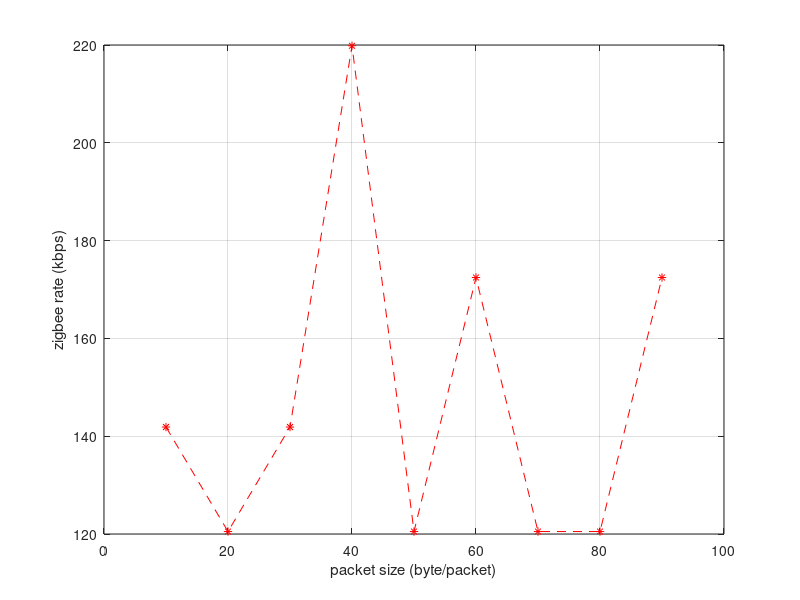

MATLAB code to generate this figure:
% ======================================================================= %
% This program is stand-alone, all the experiment data are in the script
%======================================================================== %

% ZigBee packet: unit in byte
infoSize = 10:10:100;
header = 6;
pktSize = infoSize + header;

% transmission time include serial port and zigbee
tmTime = [6.9, 9.2, 11.6, 13.9, 16.0, 18.4, 20.6, 23.0 25.4, 27.6];
baudRate = 57600;
serialBit = pktSize * (8 + 2);
serialTime = serialBit ./ baudRate * 1000; % milisecond

zigbeeTime = tmTime - serialTime; % milisecond

% plot info size vs. zigbee time ()
plot(infoSize, zigbeeTime)

% plot zigbee rate vs. zigbee time
size = infoSize(1:end-1);
deltaY = diff(infoSize) * 8; % bit
deltaX = diff(zigbeeTime); % milisecond
zigbeeRate = deltaY ./ deltaX;
plot(size, zigbeeRate, 'r*--') % kbps
xlabel('packet size (byte/packet)')
ylabel('zigbee rate (kbps)')
grid on


